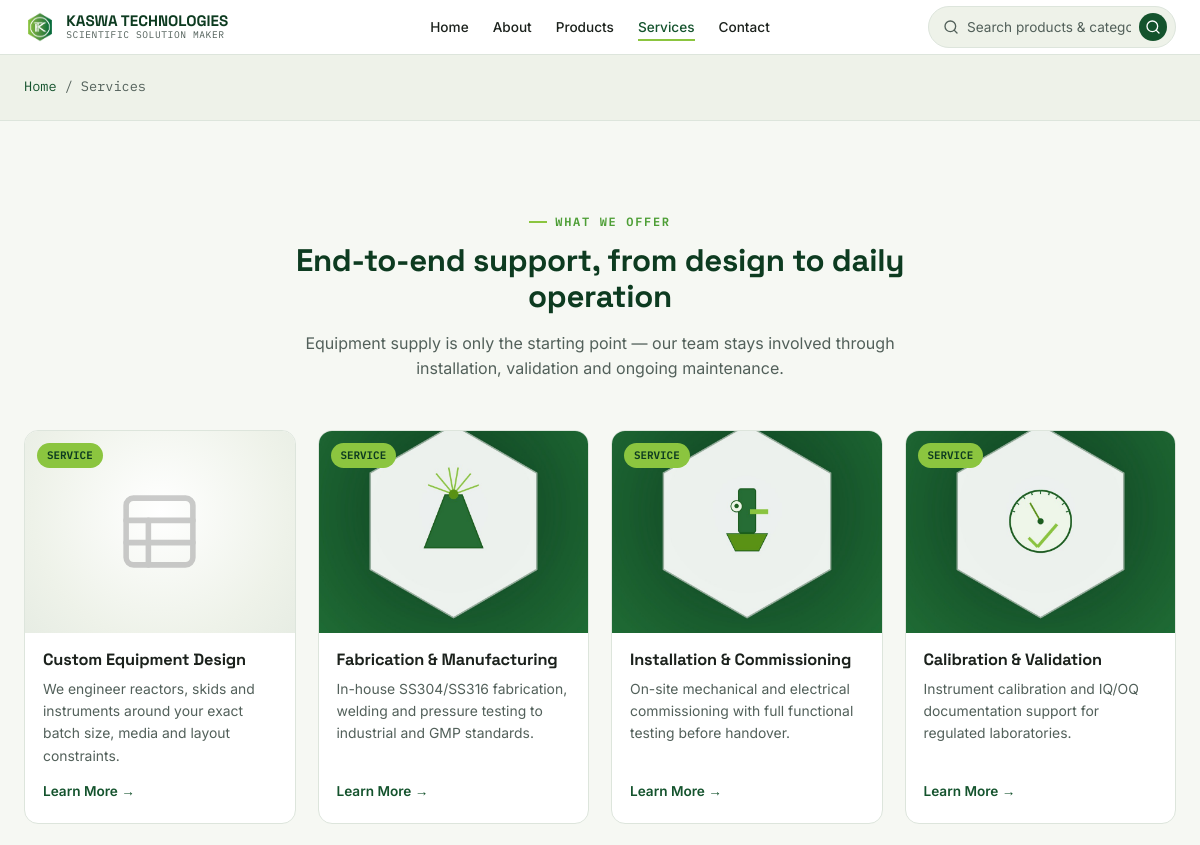
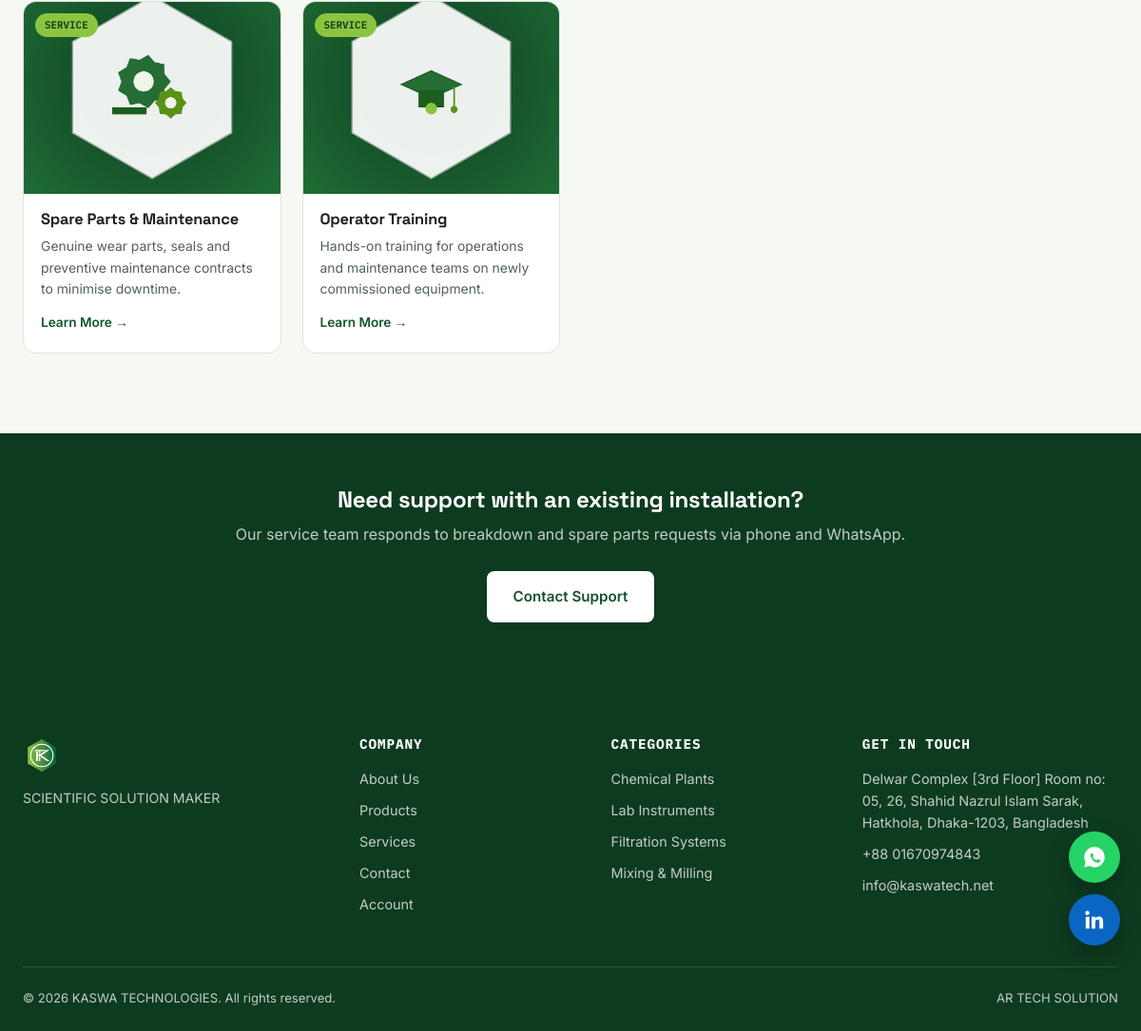
/services.php, run on the app's committed database (2 pictures, top to bottom).
### tables this page shows
CREATE TABLE `services` (
  `id` int(11) NOT NULL,
  `title` varchar(150) NOT NULL,
  `description` text DEFAULT NULL,
  `image` varchar(255) DEFAULT NULL,
  `sort_order` int(11) DEFAULT 0,
  `status` tinyint(1) DEFAULT 1,
  `created_at` timestamp NOT NULL DEFAULT current_timestamp()
);

### includes/functions.php (called while the page is built, shortened)
<?php
function clean(string $value): string
{
    return htmlspecialchars(trim($value), ENT_QUOTES, 'UTF-8');
}

### services.php (the view, shortened to what this page needs)
<?php
require_once __DIR__ . '/includes/header.php';
$services = [];
try {
    $services = $pdo->query("SELECT * FROM services WHERE status = 1 ORDER BY sort_order ASC")->fetchAll();
} catch (Exception $e) {
}
?>
<div class="breadcrumb-band">
    <div class="container"><a href="index.php">Home</a> / <span>Services</span></div>
</div>
<section class="section">
    <div class="container">
        <div class="section-head">
            <span class="eyebrow">What We Offer</span>
            <h2>End-to-end support, from design to daily operation</h2>
            <p>Equipment supply is only the starting point — our team stays involved through installation, validation and ongoing maintenance.</p>
        </div>
        <div class="product-grid">
            <?php foreach ($services as $i => $s):
                $svcImg = (!empty($s['image']) && file_exists(__DIR__ . '/uploads/services/' . $s['image']))
                    ? 'uploads/services/' . $s['image'] : null;
            ?>
            <div class="product-card">
                <div class="product-thumb <?= $svcImg ? '' : 'is-placeholder' ?>">
                    <?php if ($svcImg): ?>
                        <img src="<?= clean($svcImg) ?>" alt="<?= clean($s['title']) ?>">
                    <?php else: ?>
                        <img alt="Placeholder">
                    <?php endif; ?>
                    <span class="badge">Service</span>
                </div>
                <div class="product-body">
                    <h3><?= clean($s['title']) ?></h3>
                    <p><?= clean($s['description']) ?></p>
                    <a href="service.php?id=<?= $s['id'] ?>" class="view-link">Learn More →</a>
                </div>
            </div>
            <?php endforeach; ?>
        </div>
    </div>
</section>
<section class="cta-band">
    <div class="container">
        <h2>Need support with an existing installation?</h2>
        <p>Our service team responds to breakdown and spare parts requests via phone and WhatsApp.</p>
        <a href="contact.php" class="btn btn-light">Contact Support</a>
    </div>
</section>
<?php require_once __DIR__ . '/includes/footer.php'; ?>

### assets/css/style.css (style rules this page uses)
:root { --forest: #14532d; --forest-dark: #0d3b20; --leaf: #4d9e35; --lime: #8bc53f; --graphite: #1b211c; --paper: #f6f8f3; --paper-alt: #eef2e9; --steel: #52605a; --steel-light: #dde5dc; --white: #ffffff; --shadow: 0 12px 32px rgba(20, 83, 45, 0.12); --radius: 14px; --font-display: 'Space Grotesk', sans-serif; --font-body: 'Inter', sans-serif; --font-mono: 'IBM Plex Mono', monospace; }
* { box-sizing: border-box; }
html { scroll-behavior: smooth; }
body { margin: 0; font-family: var(--font-body); color: var(--graphite); background: var(--paper); line-height: 1.6; }
img { max-width: 100%; display: block; }
a { text-decoration: none; color: inherit; }
h1, h2, h3, h4 { font-family: var(--font-display); line-height: 1.15; margin: 0 0 .5em; letter-spacing: -0.01em; }
p { margin: 0 0 1em; }
.container { width: 100%; max-width: 1200px; margin: 0 auto; padding: 0 24px; }
.eyebrow { font-family: var(--font-mono); text-transform: uppercase; letter-spacing: 0.14em; font-size: 0.75rem; color: var(--leaf); font-weight: 600; display: inline-flex; align-items: center; gap: 8px; margin-bottom: 12px; }
.eyebrow::before { content: ''; width: 18px; height: 2px; background: var(--lime); display: inline-block; }
.btn { display: inline-flex; align-items: center; gap: 8px; padding: 13px 26px; border-radius: 8px; font-weight: 600; font-size: 0.95rem; font-family: var(--font-body); border: 2px solid transparent; cursor: pointer; transition: all .2s ease; }
.btn-light { background: var(--white); color: var(--forest); }
.section { padding: 84px 0; }
.section-head { max-width: 640px; margin: 0 auto 48px; text-align: center; }
.section-head h2 { font-size: clamp(1.6rem, 2.6vw, 2.2rem); color: var(--forest-dark); }
.section-head p { color: var(--steel); }
.product-thumb { aspect-ratio: 4/3; background: radial-gradient(circle at 50% 40%, #ffffff 0%, var(--paper-alt) 70%, var(--steel-light) 140%); display: flex; align-items: center; justify-content: center; position: relative; overflow: hidden; padding: 0; }
.product-thumb img { width: 100%; height: 100%; object-fit: cover; object-position: center; transition: transform .35s ease; filter: drop-shadow(0 10px 18px rgba(20,83,45,0.12)); }
.product-thumb.is-placeholder img { width: 44%; height: 44%; object-fit: contain; opacity: 0.55; filter: none; }
.product-thumb .badge { position: absolute; top: 12px; left: 12px; background: var(--lime); color: var(--forest-dark); font-family: var(--font-mono); font-size: 0.68rem; font-weight: 600; text-transform: uppercase; padding: 4px 10px; border-radius: 20px; z-index: 2; }
.product-grid { display: grid; grid-template-columns: repeat(4, 1fr); gap: 22px; }
.product-card { background: var(--white); border-radius: var(--radius); overflow: hidden; border: 1px solid var(--steel-light); transition: box-shadow .2s ease, transform .2s ease; display: flex; flex-direction: column; }
.product-body { padding: 18px 18px 20px; flex: 1; display: flex; flex-direction: column; }
.product-body h3 { font-size: 1.02rem; margin-bottom: 8px; color: var(--graphite); }
.product-body p { font-size: 0.87rem; color: var(--steel); flex: 1; margin-bottom: 14px; }
.product-body .view-link { font-size: 0.85rem; font-weight: 600; color: var(--forest); display: inline-flex; align-items: center; gap: 6px; }
.cta-band { background: var(--forest-dark); color: var(--white); padding: 56px 0; text-align: center; }
.cta-band h2 { color: var(--white); margin-bottom: 10px; }
.cta-band p { color: rgba(255,255,255,0.75); margin-bottom: 26px; }
.breadcrumb-band { background: var(--paper-alt); padding: 22px 0; border-bottom: 1px solid var(--steel-light); }
.breadcrumb-band .container { display: flex; align-items: center; gap: 8px; font-size: 0.85rem; color: var(--steel); font-family: var(--font-mono); }
.breadcrumb-band a { color: var(--forest); }

### data on the page
services: title "Custom Equipment Design", description "We engineer reactors, skids and instruments around your exact batch size, media and layout constraints."
services: image (picture), title "Fabrication & Manufacturing", description "In-house SS304/SS316 fabrication, welding and pressure testing to industrial and GMP standards."
services: image (picture), title "Installation & Commissioning", description "On-site mechanical and electrical commissioning with full functional testing before handover."
services: image (picture), title "Calibration & Validation", description "Instrument calibration and IQ/OQ documentation support for regulated laboratories."
services: image (picture), title "Spare Parts & Maintenance", description "Genuine wear parts, seals and preventive maintenance contracts to minimise downtime."
services: image (picture), title "Operator Training", description "Hands-on training for operations and maintenance teams on newly commissioned equipment."

### other printed values
setting('company_name', 'KASWA Tech') "KASWA TECHNOLOGIES"
setting('tagline', 'Chemical & Lab Equipment') "SCIENTIFIC SOLUTION MAKER"
setting('tagline', 'Engineering chemical and laboratory solutions.') "SCIENTIFIC SOLUTION MAKER"
setting('corporate_address') "Delwar Complex [3rd Floor] Room no: 05, 26, Shahid Nazrul Islam Sarak, Hatkhola, Dhaka-1203, Bangladesh"
setting('phone_1') "+88 01670974843"
setting('email') "info@kaswatech.net"
